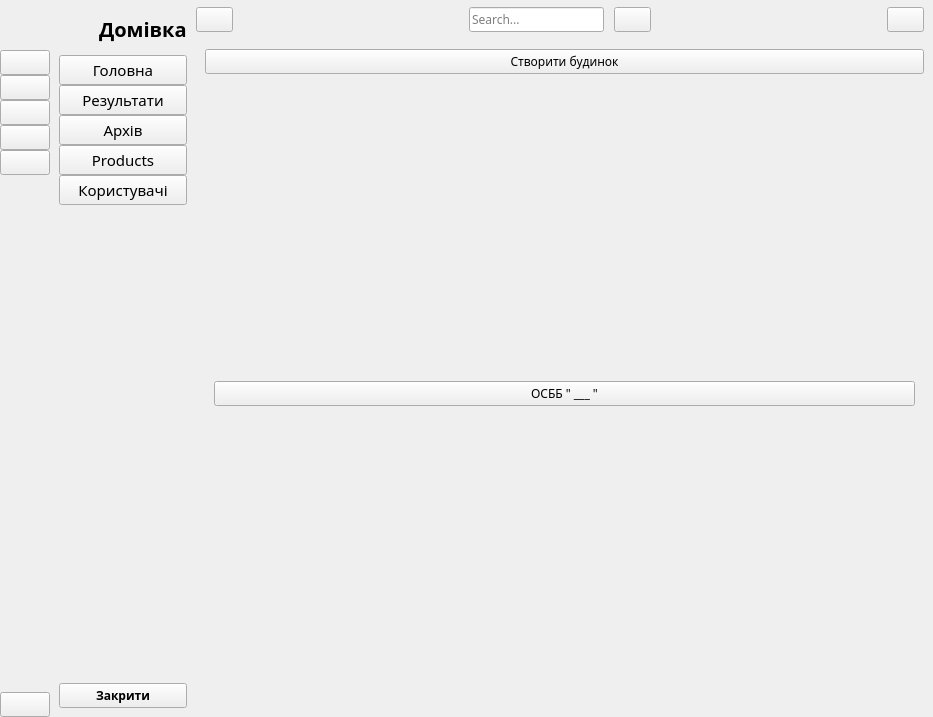
<?xml version="1.0" encoding="UTF-8"?>
<ui version="4.0">
 <class>MainWindow</class>
 <widget class="QMainWindow" name="MainWindow">
  <property name="geometry">
   <rect>
    <x>0</x>
    <y>0</y>
    <width>933</width>
    <height>717</height>
   </rect>
  </property>
  <property name="font">
   <font>
    <family>Century Gothic</family>
   </font>
  </property>
  <property name="windowTitle">
   <string>Домівка</string>
  </property>
  <property name="windowIcon">
   <iconset>
    <normalon>:/icon/icon/Logo.png</normalon>
   </iconset>
  </property>
  <widget class="QWidget" name="centralwidget">
   <layout class="QGridLayout" name="gridLayout">
    <property name="leftMargin">
     <number>0</number>
    </property>
    <property name="topMargin">
     <number>0</number>
    </property>
    <property name="rightMargin">
     <number>0</number>
    </property>
    <property name="bottomMargin">
     <number>0</number>
    </property>
    <property name="spacing">
     <number>0</number>
    </property>
    <item row="0" column="0">
     <widget class="QWidget" name="icon_only_widget" native="true">
      <layout class="QVBoxLayout" name="verticalLayout_3">
       <property name="spacing">
        <number>0</number>
       </property>
       <property name="leftMargin">
        <number>0</number>
       </property>
       <property name="topMargin">
        <number>0</number>
       </property>
       <property name="rightMargin">
        <number>0</number>
       </property>
       <property name="bottomMargin">
        <number>0</number>
       </property>
       <item>
        <layout class="QHBoxLayout" name="horizontalLayout_3">
         <item>
          <widget class="QLabel" name="logo_label_1">
           <property name="minimumSize">
            <size>
             <width>50</width>
             <height>50</height>
            </size>
           </property>
           <property name="maximumSize">
            <size>
             <width>50</width>
             <height>50</height>
            </size>
           </property>
           <property name="text">
            <string/>
           </property>
           <property name="pixmap">
            <pixmap resource="resource.qrc">:/icon/icon/Logo.png</pixmap>
           </property>
           <property name="scaledContents">
            <bool>true</bool>
           </property>
          </widget>
         </item>
        </layout>
       </item>
       <item>
        <layout class="QVBoxLayout" name="verticalLayout">
         <property name="spacing">
          <number>0</number>
         </property>
         <item>
          <widget class="QPushButton" name="home_btn_1">
           <property name="text">
            <string/>
           </property>
           <property name="icon">
            <iconset resource="resource.qrc">
             <normaloff>:/icon/icon/home-4-32.ico</normaloff>
             <normalon>:/icon/icon/home-4-48.ico</normalon>:/icon/icon/home-4-32.ico</iconset>
           </property>
           <property name="iconSize">
            <size>
             <width>20</width>
             <height>20</height>
            </size>
           </property>
           <property name="checkable">
            <bool>true</bool>
           </property>
           <property name="autoExclusive">
            <bool>true</bool>
           </property>
          </widget>
         </item>
         <item>
          <widget class="QPushButton" name="dashborad_btn_1">
           <property name="text">
            <string/>
           </property>
           <property name="icon">
            <iconset resource="resource.qrc">
             <normaloff>:/icon/icon/dashboard-5-32.ico</normaloff>
             <normalon>:/icon/icon/dashboard-5-48.ico</normalon>:/icon/icon/dashboard-5-32.ico</iconset>
           </property>
           <property name="iconSize">
            <size>
             <width>20</width>
             <height>20</height>
            </size>
           </property>
           <property name="checkable">
            <bool>true</bool>
           </property>
           <property name="autoExclusive">
            <bool>true</bool>
           </property>
          </widget>
         </item>
         <item>
          <widget class="QPushButton" name="orders_btn_1">
           <property name="text">
            <string/>
           </property>
           <property name="icon">
            <iconset resource="resource.qrc">
             <normaloff>:/icon/icon/activity-feed-32.ico</normaloff>
             <normalon>:/icon/icon/activity-feed-48.ico</normalon>:/icon/icon/activity-feed-32.ico</iconset>
           </property>
           <property name="iconSize">
            <size>
             <width>20</width>
             <height>20</height>
            </size>
           </property>
           <property name="checkable">
            <bool>true</bool>
           </property>
           <property name="autoExclusive">
            <bool>true</bool>
           </property>
          </widget>
         </item>
         <item>
          <widget class="QPushButton" name="products_btn_1">
           <property name="text">
            <string/>
           </property>
           <property name="icon">
            <iconset resource="resource.qrc">
             <normaloff>:/icon/icon/product-32.ico</normaloff>
             <normalon>:/icon/icon/product-48.ico</normalon>:/icon/icon/product-32.ico</iconset>
           </property>
           <property name="iconSize">
            <size>
             <width>20</width>
             <height>20</height>
            </size>
           </property>
           <property name="checkable">
            <bool>true</bool>
           </property>
           <property name="autoExclusive">
            <bool>true</bool>
           </property>
          </widget>
         </item>
         <item>
          <widget class="QPushButton" name="customers_btn_1">
           <property name="text">
            <string/>
           </property>
           <property name="icon">
            <iconset resource="resource.qrc">
             <normaloff>:/icon/icon/group-32.ico</normaloff>
             <normalon>:/icon/icon/group-48.ico</normalon>:/icon/icon/group-32.ico</iconset>
           </property>
           <property name="iconSize">
            <size>
             <width>20</width>
             <height>20</height>
            </size>
           </property>
           <property name="checkable">
            <bool>true</bool>
           </property>
           <property name="autoExclusive">
            <bool>true</bool>
           </property>
          </widget>
         </item>
        </layout>
       </item>
       <item>
        <spacer name="verticalSpacer">
         <property name="orientation">
          <enum>Qt::Vertical</enum>
         </property>
         <property name="sizeHint" stdset="0">
          <size>
           <width>20</width>
           <height>375</height>
          </size>
         </property>
        </spacer>
       </item>
       <item>
        <widget class="QPushButton" name="exit_btn_1">
         <property name="text">
          <string/>
         </property>
         <property name="icon">
          <iconset resource="resource.qrc">
           <normaloff>:/icon/icon/close-window-64.ico</normaloff>:/icon/icon/close-window-64.ico</iconset>
         </property>
         <property name="iconSize">
          <size>
           <width>20</width>
           <height>20</height>
          </size>
         </property>
        </widget>
       </item>
      </layout>
     </widget>
    </item>
    <item row="0" column="1">
     <widget class="QWidget" name="full_menu_widget" native="true">
      <layout class="QVBoxLayout" name="verticalLayout_4">
       <item>
        <layout class="QHBoxLayout" name="horizontalLayout_2">
         <property name="spacing">
          <number>0</number>
         </property>
         <item>
          <widget class="QLabel" name="logo_label_2">
           <property name="minimumSize">
            <size>
             <width>40</width>
             <height>40</height>
            </size>
           </property>
           <property name="maximumSize">
            <size>
             <width>40</width>
             <height>40</height>
            </size>
           </property>
           <property name="text">
            <string/>
           </property>
           <property name="pixmap">
            <pixmap resource="resource.qrc">:/icon/icon/Logo.png</pixmap>
           </property>
           <property name="scaledContents">
            <bool>true</bool>
           </property>
          </widget>
         </item>
         <item>
          <widget class="QLabel" name="logo_label_3">
           <property name="font">
            <font>
             <family>Century Gothic</family>
             <pointsize>15</pointsize>
             <weight>75</weight>
             <italic>false</italic>
             <bold>true</bold>
             <underline>false</underline>
             <strikeout>false</strikeout>
            </font>
           </property>
           <property name="text">
            <string>Домівка</string>
           </property>
           <property name="textFormat">
            <enum>Qt::PlainText</enum>
           </property>
          </widget>
         </item>
        </layout>
       </item>
       <item>
        <layout class="QVBoxLayout" name="verticalLayout_2">
         <property name="spacing">
          <number>0</number>
         </property>
         <item>
          <widget class="QPushButton" name="home_btn_2">
           <property name="font">
            <font>
             <family>Century Gothic</family>
             <pointsize>11</pointsize>
             <weight>50</weight>
             <bold>false</bold>
            </font>
           </property>
           <property name="text">
            <string>Головна</string>
           </property>
           <property name="icon">
            <iconset resource="resource.qrc">
             <normaloff>:/icon/icon/home-4-32.ico</normaloff>
             <normalon>:/icon/icon/home-4-48.ico</normalon>:/icon/icon/home-4-32.ico</iconset>
           </property>
           <property name="iconSize">
            <size>
             <width>14</width>
             <height>14</height>
            </size>
           </property>
           <property name="checkable">
            <bool>true</bool>
           </property>
           <property name="autoExclusive">
            <bool>true</bool>
           </property>
          </widget>
         </item>
         <item>
          <widget class="QPushButton" name="dashborad_btn_2">
           <property name="font">
            <font>
             <family>Century Gothic</family>
             <pointsize>11</pointsize>
             <weight>50</weight>
             <bold>false</bold>
            </font>
           </property>
           <property name="text">
            <string>Результати</string>
           </property>
           <property name="icon">
            <iconset resource="resource.qrc">
             <normaloff>:/icon/icon/dashboard-5-32.ico</normaloff>
             <normalon>:/icon/icon/dashboard-5-48.ico</normalon>:/icon/icon/dashboard-5-32.ico</iconset>
           </property>
           <property name="iconSize">
            <size>
             <width>14</width>
             <height>14</height>
            </size>
           </property>
           <property name="checkable">
            <bool>true</bool>
           </property>
           <property name="autoExclusive">
            <bool>true</bool>
           </property>
          </widget>
         </item>
         <item>
          <widget class="QPushButton" name="orders_btn_2">
           <property name="font">
            <font>
             <family>Century Gothic</family>
             <pointsize>11</pointsize>
             <weight>50</weight>
             <bold>false</bold>
            </font>
           </property>
           <property name="text">
            <string>Архів</string>
           </property>
           <property name="icon">
            <iconset resource="resource.qrc">
             <normaloff>:/icon/icon/activity-feed-32.ico</normaloff>
             <normalon>:/icon/icon/activity-feed-48.ico</normalon>:/icon/icon/activity-feed-32.ico</iconset>
           </property>
           <property name="iconSize">
            <size>
             <width>14</width>
             <height>14</height>
            </size>
           </property>
           <property name="checkable">
            <bool>true</bool>
           </property>
           <property name="autoExclusive">
            <bool>true</bool>
           </property>
          </widget>
         </item>
         <item>
          <widget class="QPushButton" name="products_btn_2">
           <property name="font">
            <font>
             <family>Century Gothic</family>
             <pointsize>11</pointsize>
             <weight>50</weight>
             <bold>false</bold>
            </font>
           </property>
           <property name="text">
            <string>Products</string>
           </property>
           <property name="icon">
            <iconset resource="resource.qrc">
             <normaloff>:/icon/icon/product-32.ico</normaloff>
             <normalon>:/icon/icon/product-48.ico</normalon>:/icon/icon/product-32.ico</iconset>
           </property>
           <property name="iconSize">
            <size>
             <width>14</width>
             <height>14</height>
            </size>
           </property>
           <property name="checkable">
            <bool>true</bool>
           </property>
           <property name="autoExclusive">
            <bool>true</bool>
           </property>
          </widget>
         </item>
         <item>
          <widget class="QPushButton" name="customers_btn_2">
           <property name="font">
            <font>
             <family>Century Gothic</family>
             <pointsize>11</pointsize>
             <weight>50</weight>
             <bold>false</bold>
            </font>
           </property>
           <property name="text">
            <string>Користувачі</string>
           </property>
           <property name="icon">
            <iconset resource="resource.qrc">
             <normaloff>:/icon/icon/group-32.ico</normaloff>
             <normalon>:/icon/icon/group-48.ico</normalon>:/icon/icon/group-32.ico</iconset>
           </property>
           <property name="iconSize">
            <size>
             <width>14</width>
             <height>14</height>
            </size>
           </property>
           <property name="checkable">
            <bool>true</bool>
           </property>
           <property name="autoExclusive">
            <bool>true</bool>
           </property>
          </widget>
         </item>
        </layout>
       </item>
       <item>
        <spacer name="verticalSpacer_2">
         <property name="orientation">
          <enum>Qt::Vertical</enum>
         </property>
         <property name="sizeHint" stdset="0">
          <size>
           <width>20</width>
           <height>373</height>
          </size>
         </property>
        </spacer>
       </item>
       <item>
        <widget class="QPushButton" name="exit_btn_2">
         <property name="font">
          <font>
           <family>Century Gothic</family>
           <weight>75</weight>
           <bold>true</bold>
          </font>
         </property>
         <property name="text">
          <string>Закрити</string>
         </property>
         <property name="icon">
          <iconset resource="resource.qrc">
           <normaloff>:/icon/icon/close-window-64.ico</normaloff>:/icon/icon/close-window-64.ico</iconset>
         </property>
         <property name="iconSize">
          <size>
           <width>14</width>
           <height>14</height>
          </size>
         </property>
        </widget>
       </item>
      </layout>
     </widget>
    </item>
    <item row="0" column="2">
     <widget class="QWidget" name="widget_3" native="true">
      <layout class="QVBoxLayout" name="verticalLayout_5">
       <property name="spacing">
        <number>0</number>
       </property>
       <property name="leftMargin">
        <number>0</number>
       </property>
       <property name="topMargin">
        <number>0</number>
       </property>
       <property name="rightMargin">
        <number>0</number>
       </property>
       <property name="bottomMargin">
        <number>0</number>
       </property>
       <item>
        <widget class="QWidget" name="widget" native="true">
         <property name="minimumSize">
          <size>
           <width>0</width>
           <height>40</height>
          </size>
         </property>
         <layout class="QHBoxLayout" name="horizontalLayout_4">
          <property name="spacing">
           <number>0</number>
          </property>
          <property name="leftMargin">
           <number>0</number>
          </property>
          <property name="topMargin">
           <number>0</number>
          </property>
          <property name="rightMargin">
           <number>9</number>
          </property>
          <property name="bottomMargin">
           <number>0</number>
          </property>
          <item>
           <widget class="QPushButton" name="change_btn">
            <property name="text">
             <string/>
            </property>
            <property name="icon">
             <iconset resource="resource.qrc">
              <normaloff>:/icon/icon/menu-4-32.ico</normaloff>:/icon/icon/menu-4-32.ico</iconset>
            </property>
            <property name="iconSize">
             <size>
              <width>14</width>
              <height>14</height>
             </size>
            </property>
            <property name="checkable">
             <bool>true</bool>
            </property>
           </widget>
          </item>
          <item>
           <spacer name="horizontalSpacer">
            <property name="orientation">
             <enum>Qt::Horizontal</enum>
            </property>
            <property name="sizeHint" stdset="0">
             <size>
              <width>236</width>
              <height>20</height>
             </size>
            </property>
           </spacer>
          </item>
          <item>
           <layout class="QHBoxLayout" name="horizontalLayout">
            <property name="spacing">
             <number>10</number>
            </property>
            <item>
             <widget class="QLineEdit" name="search_input">
              <property name="placeholderText">
               <string>Search...</string>
              </property>
             </widget>
            </item>
            <item>
             <widget class="QPushButton" name="search_btn">
              <property name="text">
               <string/>
              </property>
              <property name="icon">
               <iconset resource="resource.qrc">
                <normaloff>:/icon/icon/search-13-48.ico</normaloff>
                <normalon>:/icon/icon/search-13-48.ico</normalon>:/icon/icon/search-13-48.ico</iconset>
              </property>
             </widget>
            </item>
           </layout>
          </item>
          <item>
           <spacer name="horizontalSpacer_2">
            <property name="orientation">
             <enum>Qt::Horizontal</enum>
            </property>
            <property name="sizeHint" stdset="0">
             <size>
              <width>236</width>
              <height>20</height>
             </size>
            </property>
           </spacer>
          </item>
          <item>
           <widget class="QPushButton" name="user_btn">
            <property name="text">
             <string/>
            </property>
            <property name="icon">
             <iconset resource="resource.qrc">
              <normaloff>:/icon/icon/user-48.ico</normaloff>:/icon/icon/user-48.ico</iconset>
            </property>
           </widget>
          </item>
         </layout>
        </widget>
       </item>
       <item>
        <widget class="QStackedWidget" name="stackedWidget">
         <property name="currentIndex">
          <number>0</number>
         </property>
         <widget class="QWidget" name="page">
          <layout class="QGridLayout" name="gridLayout_2">
           <item row="0" column="0">
            <widget class="QPushButton" name="create_unit_btn">
             <property name="text">
              <string>Створити будинок</string>
             </property>
            </widget>
           </item>
           <item row="1" column="0">
            <widget class="QWidget" name="widget_2" native="true">
             <layout class="QGridLayout" name="gridLayout_9">
              <item row="0" column="0">
               <widget class="QPushButton" name="open_unit_btn">
                <property name="text">
                 <string>ОСББ &quot; ___ &quot;</string>
                </property>
               </widget>
              </item>
             </layout>
            </widget>
           </item>
          </layout>
         </widget>
         <widget class="QWidget" name="page_2">
          <layout class="QGridLayout" name="gridLayout_3">
           <item row="0" column="0">
            <widget class="QLabel" name="label_5">
             <property name="font">
              <font>
               <family>Century Gothic</family>
               <pointsize>20</pointsize>
              </font>
             </property>
             <property name="text">
              <string>Dashboard Page</string>
             </property>
             <property name="alignment">
              <set>Qt::AlignCenter</set>
             </property>
            </widget>
           </item>
          </layout>
         </widget>
         <widget class="QWidget" name="page_3">
          <layout class="QGridLayout" name="gridLayout_4">
           <item row="0" column="0">
            <widget class="QLabel" name="label_6">
             <property name="font">
              <font>
               <family>Century Gothic</family>
               <pointsize>20</pointsize>
              </font>
             </property>
             <property name="text">
              <string>Orders Page</string>
             </property>
             <property name="alignment">
              <set>Qt::AlignCenter</set>
             </property>
            </widget>
           </item>
          </layout>
         </widget>
         <widget class="QWidget" name="page_4">
          <layout class="QGridLayout" name="gridLayout_5">
           <item row="0" column="0">
            <widget class="QLabel" name="label_7">
             <property name="font">
              <font>
               <family>Century Gothic</family>
               <pointsize>20</pointsize>
              </font>
             </property>
             <property name="text">
              <string>Product Page</string>
             </property>
             <property name="alignment">
              <set>Qt::AlignCenter</set>
             </property>
            </widget>
           </item>
          </layout>
         </widget>
         <widget class="QWidget" name="page_5">
          <layout class="QGridLayout" name="gridLayout_6">
           <item row="0" column="0">
            <widget class="QLabel" name="label_8">
             <property name="font">
              <font>
               <family>Century Gothic</family>
               <pointsize>20</pointsize>
              </font>
             </property>
             <property name="text">
              <string>Customers Page</string>
             </property>
             <property name="alignment">
              <set>Qt::AlignCenter</set>
             </property>
            </widget>
           </item>
          </layout>
         </widget>
         <widget class="QWidget" name="page_6">
          <layout class="QGridLayout" name="gridLayout_7">
           <item row="0" column="0">
            <widget class="QLabel" name="label_9">
             <property name="font">
              <font>
               <family>Century Gothic</family>
               <pointsize>20</pointsize>
              </font>
             </property>
             <property name="text">
              <string>Search Page</string>
             </property>
             <property name="alignment">
              <set>Qt::AlignCenter</set>
             </property>
            </widget>
           </item>
          </layout>
         </widget>
         <widget class="QWidget" name="page_7">
          <layout class="QGridLayout" name="gridLayout_8">
           <item row="0" column="0">
            <widget class="QLabel" name="label_10">
             <property name="font">
              <font>
               <family>Century Gothic</family>
               <pointsize>20</pointsize>
              </font>
             </property>
             <property name="text">
              <string>User Page</string>
             </property>
             <property name="alignment">
              <set>Qt::AlignCenter</set>
             </property>
            </widget>
           </item>
          </layout>
         </widget>
        </widget>
       </item>
      </layout>
     </widget>
    </item>
   </layout>
  </widget>
 </widget>
 <resources>
  <include location="resource.qrc"/>
 </resources>
 <connections>
  <connection>
   <sender>change_btn</sender>
   <signal>toggled(bool)</signal>
   <receiver>icon_only_widget</receiver>
   <slot>setVisible(bool)</slot>
   <hints>
    <hint type="sourcelabel">
     <x>197</x>
     <y>23</y>
    </hint>
    <hint type="destinationlabel">
     <x>50</x>
     <y>362</y>
    </hint>
   </hints>
  </connection>
  <connection>
   <sender>change_btn</sender>
   <signal>toggled(bool)</signal>
   <receiver>full_menu_widget</receiver>
   <slot>setHidden(bool)</slot>
   <hints>
    <hint type="sourcelabel">
     <x>221</x>
     <y>30</y>
    </hint>
    <hint type="destinationlabel">
     <x>173</x>
     <y>257</y>
    </hint>
   </hints>
  </connection>
  <connection>
   <sender>home_btn_1</sender>
   <signal>toggled(bool)</signal>
   <receiver>home_btn_2</receiver>
   <slot>setChecked(bool)</slot>
   <hints>
    <hint type="sourcelabel">
     <x>27</x>
     <y>69</y>
    </hint>
    <hint type="destinationlabel">
     <x>72</x>
     <y>76</y>
    </hint>
   </hints>
  </connection>
  <connection>
   <sender>dashborad_btn_1</sender>
   <signal>toggled(bool)</signal>
   <receiver>dashborad_btn_2</receiver>
   <slot>setChecked(bool)</slot>
   <hints>
    <hint type="sourcelabel">
     <x>33</x>
     <y>100</y>
    </hint>
    <hint type="destinationlabel">
     <x>67</x>
     <y>99</y>
    </hint>
   </hints>
  </connection>
  <connection>
   <sender>orders_btn_1</sender>
   <signal>toggled(bool)</signal>
   <receiver>orders_btn_2</receiver>
   <slot>setChecked(bool)</slot>
   <hints>
    <hint type="sourcelabel">
     <x>33</x>
     <y>123</y>
    </hint>
    <hint type="destinationlabel">
     <x>69</x>
     <y>125</y>
    </hint>
   </hints>
  </connection>
  <connection>
   <sender>products_btn_1</sender>
   <signal>toggled(bool)</signal>
   <receiver>products_btn_2</receiver>
   <slot>setChecked(bool)</slot>
   <hints>
    <hint type="sourcelabel">
     <x>24</x>
     <y>148</y>
    </hint>
    <hint type="destinationlabel">
     <x>72</x>
     <y>148</y>
    </hint>
   </hints>
  </connection>
  <connection>
   <sender>customers_btn_1</sender>
   <signal>toggled(bool)</signal>
   <receiver>customers_btn_2</receiver>
   <slot>setChecked(bool)</slot>
   <hints>
    <hint type="sourcelabel">
     <x>33</x>
     <y>177</y>
    </hint>
    <hint type="destinationlabel">
     <x>67</x>
     <y>172</y>
    </hint>
   </hints>
  </connection>
  <connection>
   <sender>home_btn_2</sender>
   <signal>toggled(bool)</signal>
   <receiver>home_btn_1</receiver>
   <slot>setChecked(bool)</slot>
   <hints>
    <hint type="sourcelabel">
     <x>70</x>
     <y>63</y>
    </hint>
    <hint type="destinationlabel">
     <x>41</x>
     <y>60</y>
    </hint>
   </hints>
  </connection>
  <connection>
   <sender>dashborad_btn_2</sender>
   <signal>toggled(bool)</signal>
   <receiver>dashborad_btn_1</receiver>
   <slot>setChecked(bool)</slot>
   <hints>
    <hint type="sourcelabel">
     <x>160</x>
     <y>99</y>
    </hint>
    <hint type="destinationlabel">
     <x>26</x>
     <y>90</y>
    </hint>
   </hints>
  </connection>
  <connection>
   <sender>orders_btn_2</sender>
   <signal>toggled(bool)</signal>
   <receiver>orders_btn_1</receiver>
   <slot>setChecked(bool)</slot>
   <hints>
    <hint type="sourcelabel">
     <x>185</x>
     <y>141</y>
    </hint>
    <hint type="destinationlabel">
     <x>39</x>
     <y>114</y>
    </hint>
   </hints>
  </connection>
  <connection>
   <sender>products_btn_2</sender>
   <signal>toggled(bool)</signal>
   <receiver>products_btn_1</receiver>
   <slot>setChecked(bool)</slot>
   <hints>
    <hint type="sourcelabel">
     <x>162</x>
     <y>142</y>
    </hint>
    <hint type="destinationlabel">
     <x>43</x>
     <y>144</y>
    </hint>
   </hints>
  </connection>
  <connection>
   <sender>customers_btn_2</sender>
   <signal>toggled(bool)</signal>
   <receiver>customers_btn_1</receiver>
   <slot>setChecked(bool)</slot>
   <hints>
    <hint type="sourcelabel">
     <x>185</x>
     <y>197</y>
    </hint>
    <hint type="destinationlabel">
     <x>39</x>
     <y>184</y>
    </hint>
   </hints>
  </connection>
  <connection>
   <sender>exit_btn_2</sender>
   <signal>clicked()</signal>
   <receiver>MainWindow</receiver>
   <slot>close()</slot>
   <hints>
    <hint type="sourcelabel">
     <x>126</x>
     <y>707</y>
    </hint>
    <hint type="destinationlabel">
     <x>284</x>
     <y>601</y>
    </hint>
   </hints>
  </connection>
  <connection>
   <sender>exit_btn_1</sender>
   <signal>clicked()</signal>
   <receiver>MainWindow</receiver>
   <slot>close()</slot>
   <hints>
    <hint type="sourcelabel">
     <x>34</x>
     <y>716</y>
    </hint>
    <hint type="destinationlabel">
     <x>47</x>
     <y>601</y>
    </hint>
   </hints>
  </connection>
 </connections>
</ui>
